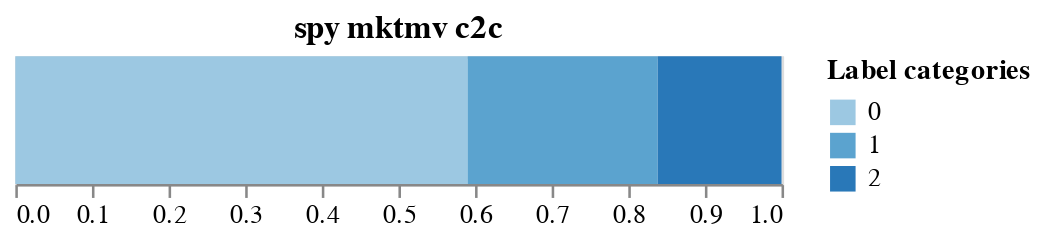

The code cell stored with this chart in its notebook:
### Markdown cell above
### Visualize the label distribution.

### Code cell
print(df_tickers["spy_mktmv_c2c"].value_counts(normalize=True)) 

visualizer.plot_discre_dist(df_tickers, x="spy_mktmv_c2c")

### Figure 1 — Vega-Lite specification as saved in the notebook (floating-point values rounded to 4 significant figures)
{"config": {"view": {"continuousWidth": 400, "continuousHeight": 300}}, "data": {"name": "data-807b8a9de8ba10d200cf31501c9d12c9"}, "mark": {"type": "bar", "size": 50}, "encoding": {"color": {"type": "nominal", "field": "index", "legend": {"direction": "vertical", "title": "Label categories"}, "scale": {"reverse": false, "scheme": "blues"}}, "tooltip": [{"type": "quantitative", "field": "spy_mktmv_c2c", "format": ".2f", "title": "spy_mktmv_c2c"}, {"type": "nominal", "field": "index", "title": "categories"}], "x": {"type": "quantitative", "aggregate": "sum", "axis": {"labelAngle": 0, "labelFontSize": 10, "title": "", "titleFontSize": 14}, "field": "spy_mktmv_c2c", "scale": {"domain": [0, 1]}}}, "height": 50, "title": "spy mktmv c2c", "width": 300, "$schema": "https://vega.github.io/schema/vega-lite/v4.8.1.json", "datasets": {"data-807b8a9de8ba10d200cf31501c9d12c9": [{"index": 0, "spy_mktmv_c2c": 0.5902}, {"index": 1, "spy_mktmv_c2c": 0.2481}, {"index": 2, "spy_mktmv_c2c": 0.1617}]}}
